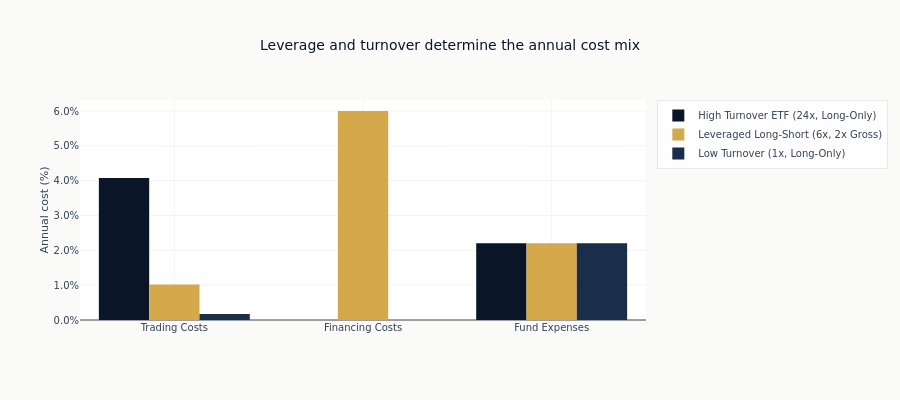

Source (notebook cell):
### Markdown cell above
The attribution object feeds the grouped chart below. No side-effect files are written.

### Code cell
# Grouped bar chart
fig = go.Figure()
categories = ["Trading Costs", "Financing Costs", "Fund Expenses"]
colors = [COLORS["blue"], COLORS["amber"], COLORS["slate"]]

for i, strat in enumerate(cost_breakdown):
    fig.add_trace(
        go.Bar(
            name=strat["Strategy"],
            x=categories,
            y=[strat[c] for c in categories],
            marker_color=colors[i],
        )
    )

fig.update_layout(
    title="Leverage and turnover determine the annual cost mix",
    yaxis_title="Annual cost (%)",
    yaxis_tickformat=".1%",
    barmode="group",
    height=400,
)
fig.show()

### Figure 1 — Plotly figure (JSON) as saved in the notebook; plotly's stock layout.template omitted (floating-point values rounded to 4 significant figures)
{"data": [{"marker": {"color": "#0a1628"}, "name": "High Turnover ETF (24x, Long-Only)", "type": "bar", "x": ["Trading Costs", "Financing Costs", "Fund Expenses"], "y": [0.0408, 0.0, 0.022]}, {"marker": {"color": "#D4A84B"}, "name": "Leveraged Long-Short (6x, 2x Gross)", "type": "bar", "x": ["Trading Costs", "Financing Costs", "Fund Expenses"], "y": [0.0102, 0.06, 0.022]}, {"marker": {"color": "#1a2d4a"}, "name": "Low Turnover (1x, Long-Only)", "type": "bar", "x": ["Trading Costs", "Financing Costs", "Fund Expenses"], "y": [0.0017, 0.0, 0.022]}], "layout": {"barmode": "group", "height": 400, "title": {"text": "Leverage and turnover determine the annual cost mix"}, "yaxis": {"tickformat": ".1%", "title": {"text": "Annual cost (%)"}}}}
